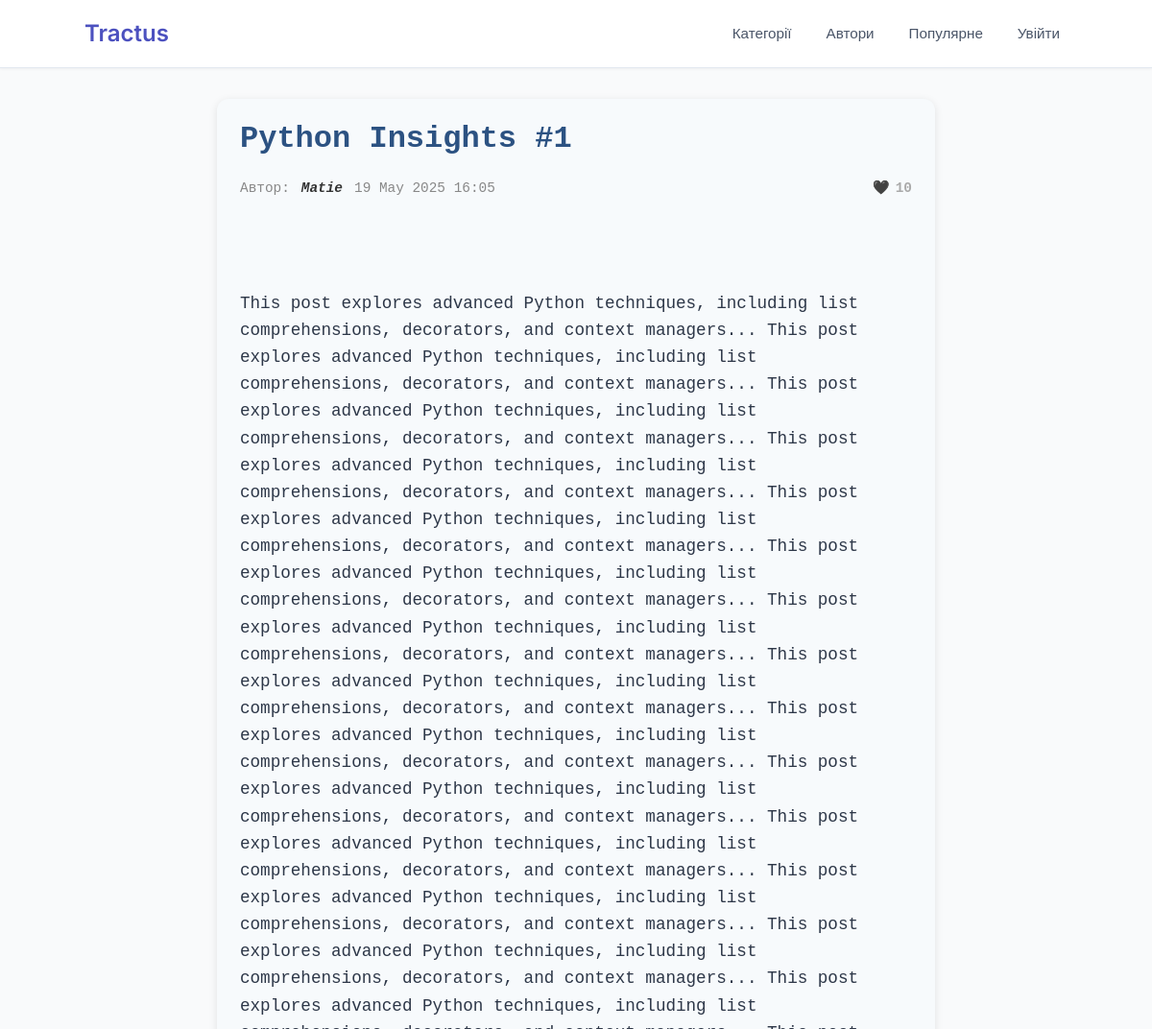
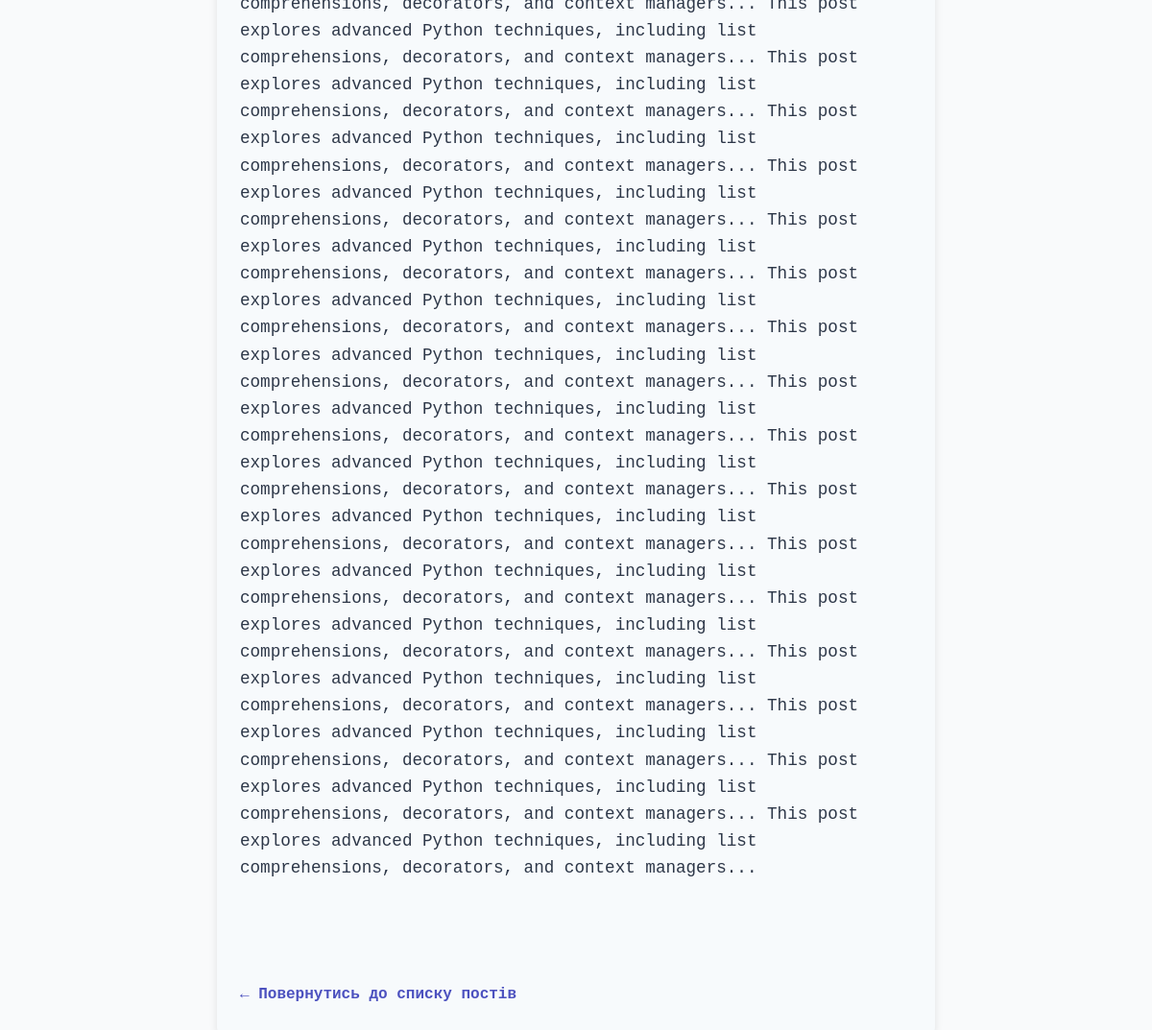
Page /posts/38/ on the committed database (2 pictures, top to bottom).
### blog/models.py (models this page shows, shortened)
class Post(models.Model):
    title = models.CharField(max_length=255)
    content = models.TextField()
    created_at = models.DateTimeField(auto_now_add=True)
    updated_at = models.DateTimeField(auto_now=True)
    author = models.ForeignKey(User, on_delete=models.CASCADE, related_name="posts")
    category = models.ForeignKey(Category, on_delete=models.CASCADE, related_name="posts")
    class Meta:
        ordering = ["-created_at"]

class User(AbstractUser):
    pass

### blog/views.py (the view)
# urls.py: path("posts/<int:pk>/", PostsDetailView.as_view(), name="post-details"),
class PostsDetailView(generic.DetailView):
    model = Post
    template_name = "post_detail.html"
    def get_queryset(self):
        return Post.objects.annotate(likes_count=Count('likes')).select_related('author', 'category')

### templates/post_detail.html (shortened to what this page needs)
{% extends "base.html" %}
{% block content %}
  <article class="post-detail" data-post-id="{{ post.id }}">
    <h1 class="post-title">{{ post.title }}</h1>
    <p class="post-meta" style="display: flex; align-items: center; gap: 12px; font-size: 0.9rem; color: #888;">
      Автор: <strong class="post-author">{{ post.author }}</strong>
      <time datetime="{{ post.created_at|date:"Y-m-d\TH:i:s" }}">{{ post.created_at|date:"d M Y H:i" }}</time>
      {% if user.is_authenticated %}
        <button class="like-button" type="button"
                style="margin-left: auto; background: none; border: none; cursor: pointer; font-size: 1.4rem; display: flex; align-items: center; gap: 6px; color: inherit; padding: 0;">
          <span>🖤</span>
          <span class="like-count">{{ post.likes_count|default:"0" }}</span>
        </button>
      {% else %}
        <span style="margin-left: auto; display: flex; align-items: center; gap: 6px; color: #aaa;">
          🖤 <span class="like-count">{{ post.likes_count|default:"0" }}</span>
        </span>
      {% endif %}
    </p>
    <div class="post-content">
      {{ post.content|linebreaks }}
    </div>
    <p class="back-link"><a href="{% url 'blog:posts-list' %}">← Повернутись до списку постів</a></p>
  </article>
{% endblock %}

### static/css/styles.css (style rules this page uses)
body { margin: 0; font-family: 'Inter', sans-serif; background-color: #f9fafb; color: #1a202c; line-height: 1.6; -webkit-font-smoothing: antialiased; -moz-osx-font-smoothing: grayscale; }
.post-title { margin: 0 0 0.5rem 0; font-size: 1.5rem; color: #2d3748; }
.post-author { font-size: 0.9rem; color: #718096; margin: 0 0 0 0; font-style: italic; }
.post-detail { max-width: 700px; margin: 2rem auto; padding: 1rem 1.5rem; background-color: #f7fafc; border-radius: 12px; box-shadow: 0 2px 8px rgb(0 0 0 / 0.1); color: #2d3748; font-family: 'JetBrains Mono', monospace; }
.post-title { font-size: 2rem; margin-bottom: 0.25rem; color: #2c5282; font-weight: 700; }
.post-meta { font-size: 0.9rem; color: #718096; margin-bottom: 1.25rem; }
.post-content { line-height: 1.6; font-size: 1.1rem; margin-bottom: 2rem; white-space: pre-wrap; }
.back-link a { color: #4c51bf; font-weight: 600; text-decoration: none; transition: text-decoration 0.3s ease; }
.post-meta { font-size: 0.9rem; color: #666; display: flex; align-items: center; gap: 0.75rem; }
.post-meta strong { color: #333; }
.like-count { font-weight: 600; user-select: none; }

### rows in the picture
Post: title "Python Insights #1", author "Matie", created_at "19 May 2025 16:05", likes_count "10", content "This post explores advanced Python techniques, including list comprehensions, decorators, and context managers... This post explores advanced Python techniques, including list comprehensions, decorators, and context managers... This post explores advanced Python techniques, including list comprehensions, decorators, and context managers... This post explores advanced Python techniques, including list comprehensions, decorators, and context managers... This post explores advanced Python techniques, including list comprehensions, decorators, and context managers... This post explores advanced Python techniques, including list comprehensions, decorators, and context managers... This post…"
